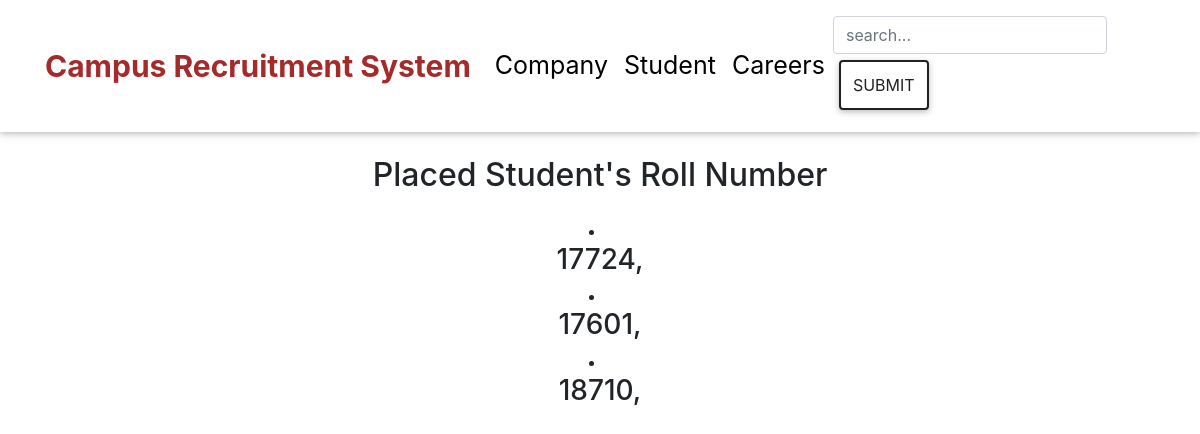
Screenshot of /tpo//4/placed with the database file from the repository.
### company/models.py (models this page shows)
class Select(models.Model):
    com=models.ForeignKey(Company,on_delete=models.CASCADE)
    stu_roll=models.IntegerField()

### tpo/views.py (the view)
# urls.py: path('/<company_id>/placed',views.placed,name="pl"),
def placed(request,company_id):
    b=Company.objects.get(id=company_id)
    c=b.select_set.all()
    return render(request,'tpo/place.html',{'c':c})

### templates/tpo/place.html
{% extends 'base.html' %}
{% load static %}
{% block body %}
{% include 'nav.html' %}
<center>
  <h2 class="m-4">Placed Student's Roll Number</h2>
  {% for i in c %}
  <li><h3>{{ i.stu_roll }}, </h3></li>
  {% endfor %}
</center>
{% endblock %}

### rows the page displays
Select: stu_roll "17724"
Select: stu_roll "17601"
Select: stu_roll "18710"
